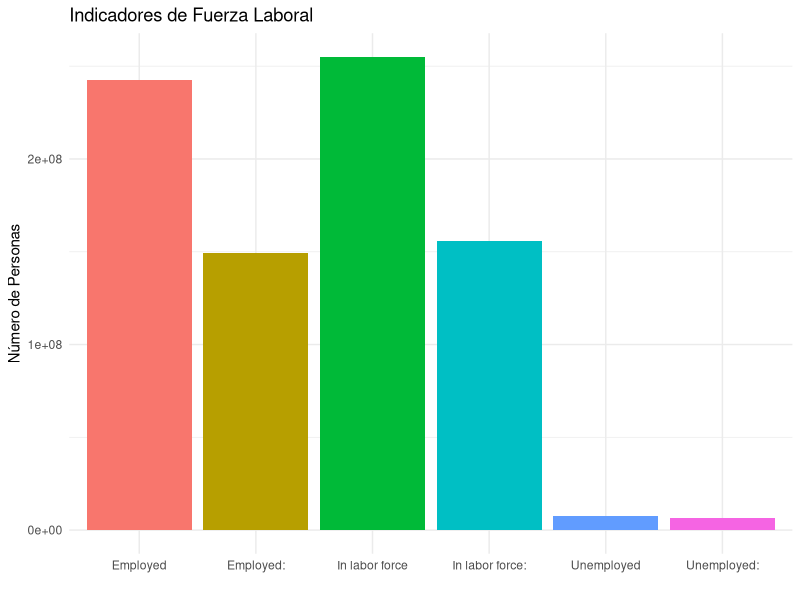
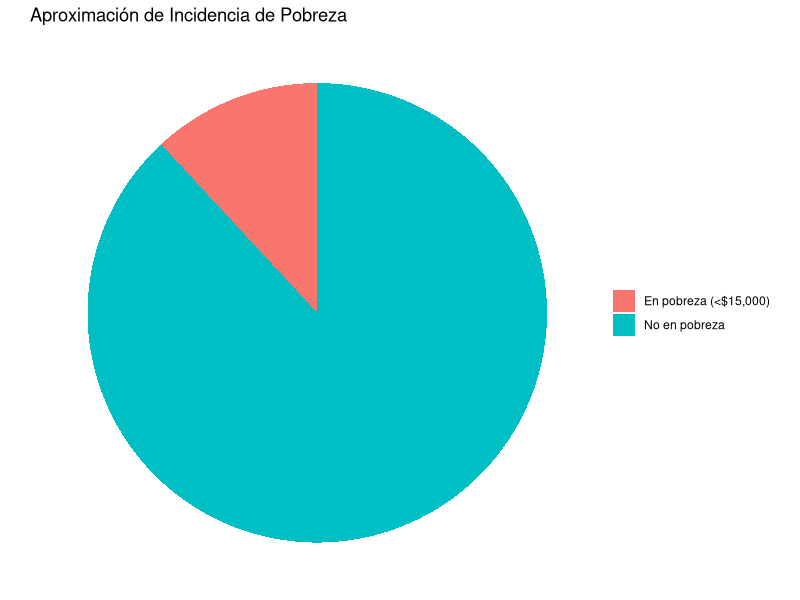

The R source for these figures, in order:
## ---- chunk 1
# Configuración inicial
knitr::opts_chunk$set(echo = TRUE, warning = FALSE, message = FALSE)
library(tidyverse)
library(knitr)
## ---- chunk 2
# Cargar base depurada
data_clean <- read_csv("Base_de_datos_depurada.csv") %>%
  rename(
    label = 1,
    estimate = 2,
    percent = 4
  ) %>%
  mutate(
    estimate = as.numeric(gsub(",", "", estimate)),
    percent = as.numeric(gsub("%", "", percent))
  )

# Filtrar indicadores
indicadores <- data_clean %>%
  filter(label %in% c(
    "Population 16 years and over",
    "In labor force",
    "Employed",
    "Unemployed",
    "Median household income (dollars)"
  )) %>%
  select(label, estimate, percent)

kable(indicadores, caption = "Tabla 1. Indicadores clave de población y economía")
## ---- chunk 3
fig_labor <- data_clean %>%
  filter(str_detect(label, "In labor force|Employed|Unemployed"))

ggplot(fig_labor, aes(x = label, y = estimate, fill = label)) +
  geom_bar(stat = "identity") +
  labs(title = "Indicadores de Fuerza Laboral",
       x = "",
       y = "Número de Personas") +
  theme_minimal() +
  theme(legend.position = "none")
## ---- chunk 4
total_hogares <- data_clean %>% filter(label == "Total households") %>% pull(estimate)

hogares_bajo_15000 <- data_clean %>%
  filter(label %in% c("Less than $10,000", "$10,000 to $14,999")) %>%
  summarise(total = sum(estimate, na.rm=TRUE)) %>%
  pull(total)

pct_bajo_15000 <- round(hogares_bajo_15000 / total_hogares * 100, 1)
pct_encima_15000 <- 100 - pct_bajo_15000

ggplot(data.frame(
  grupo = c("En pobreza (<$15,000)", "No en pobreza"),
  valor = c(pct_bajo_15000, pct_encima_15000)
), aes(x="", y=valor, fill=grupo)) +
  geom_bar(stat="identity", width=1) +
  coord_polar(theta="y") +
  labs(title="Aproximación de Incidencia de Pobreza") +
  theme_void() +
  theme(legend.title=element_blank())
